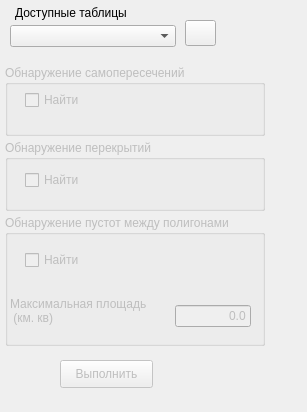
<?xml version="1.0" encoding="UTF-8"?>
<ui version="4.0">
 <class>Form</class>
 <widget class="QWidget" name="Form">
  <property name="geometry">
   <rect>
    <x>0</x>
    <y>0</y>
    <width>307</width>
    <height>412</height>
   </rect>
  </property>
  <property name="windowTitle">
   <string>Form</string>
  </property>
  <widget class="QLabel" name="label">
   <property name="geometry">
    <rect>
     <x>15</x>
     <y>5</y>
     <width>118</width>
     <height>16</height>
    </rect>
   </property>
   <property name="text">
    <string>Доступные таблицы</string>
   </property>
  </widget>
  <widget class="QComboBox" name="cb_source_table">
   <property name="geometry">
    <rect>
     <x>10</x>
     <y>25</y>
     <width>166</width>
     <height>22</height>
    </rect>
   </property>
  </widget>
  <widget class="QGroupBox" name="gr_bx_intersect">
   <property name="enabled">
    <bool>false</bool>
   </property>
   <property name="geometry">
    <rect>
     <x>5</x>
     <y>65</y>
     <width>260</width>
     <height>71</height>
    </rect>
   </property>
   <property name="title">
    <string>Обнаружение самопересечений</string>
   </property>
   <widget class="QCheckBox" name="ch_self_intersect">
    <property name="geometry">
     <rect>
      <x>20</x>
      <y>25</y>
      <width>81</width>
      <height>20</height>
     </rect>
    </property>
    <property name="text">
     <string>Найти</string>
    </property>
   </widget>
   <widget class="QWidget" name="verticalLayoutWidget">
    <property name="geometry">
     <rect>
      <x>185</x>
      <y>15</y>
      <width>51</width>
      <height>46</height>
     </rect>
    </property>
    <layout class="QVBoxLayout" name="wg_style_Symbol">
     <property name="spacing">
      <number>1</number>
     </property>
     <property name="sizeConstraint">
      <enum>QLayout::SetFixedSize</enum>
     </property>
    </layout>
   </widget>
  </widget>
  <widget class="QGroupBox" name="gr_bx_area_intersect">
   <property name="enabled">
    <bool>false</bool>
   </property>
   <property name="geometry">
    <rect>
     <x>5</x>
     <y>140</y>
     <width>260</width>
     <height>71</height>
    </rect>
   </property>
   <property name="title">
    <string>Обнаружение перекрытий</string>
   </property>
   <widget class="QCheckBox" name="ch_poly_intersect">
    <property name="geometry">
     <rect>
      <x>20</x>
      <y>30</y>
      <width>81</width>
      <height>20</height>
     </rect>
    </property>
    <property name="text">
     <string>Найти</string>
    </property>
   </widget>
   <widget class="QWidget" name="verticalLayoutWidget_2">
    <property name="geometry">
     <rect>
      <x>185</x>
      <y>15</y>
      <width>51</width>
      <height>46</height>
     </rect>
    </property>
    <layout class="QVBoxLayout" name="wg_style_Area_intersect">
     <property name="spacing">
      <number>1</number>
     </property>
     <property name="sizeConstraint">
      <enum>QLayout::SetFixedSize</enum>
     </property>
    </layout>
   </widget>
  </widget>
  <widget class="QGroupBox" name="gr_bx_area">
   <property name="enabled">
    <bool>false</bool>
   </property>
   <property name="geometry">
    <rect>
     <x>5</x>
     <y>215</y>
     <width>260</width>
     <height>131</height>
    </rect>
   </property>
   <property name="title">
    <string>Обнаружение пустот между полигонами</string>
   </property>
   <widget class="QCheckBox" name="ch_gap_polygon">
    <property name="geometry">
     <rect>
      <x>20</x>
      <y>35</y>
      <width>81</width>
      <height>20</height>
     </rect>
    </property>
    <property name="text">
     <string>Найти</string>
    </property>
   </widget>
   <widget class="QWidget" name="verticalLayoutWidget_3">
    <property name="geometry">
     <rect>
      <x>185</x>
      <y>30</y>
      <width>51</width>
      <height>46</height>
     </rect>
    </property>
    <layout class="QVBoxLayout" name="wg_style_Area_gap">
     <property name="spacing">
      <number>1</number>
     </property>
     <property name="sizeConstraint">
      <enum>QLayout::SetFixedSize</enum>
     </property>
    </layout>
   </widget>
   <widget class="QLabel" name="label_2">
    <property name="geometry">
     <rect>
      <x>5</x>
      <y>80</y>
      <width>156</width>
      <height>31</height>
     </rect>
    </property>
    <property name="text">
     <string>Максимальная площадь
 (км. кв)</string>
    </property>
   </widget>
   <widget class="QLineEdit" name="ln_e_area_max">
    <property name="geometry">
     <rect>
      <x>170</x>
      <y>90</y>
      <width>76</width>
      <height>22</height>
     </rect>
    </property>
    <property name="text">
     <string>0.0</string>
    </property>
    <property name="alignment">
     <set>Qt::AlignRight|Qt::AlignTrailing|Qt::AlignVCenter</set>
    </property>
   </widget>
  </widget>
  <widget class="QPushButton" name="pb_refresh_table">
   <property name="geometry">
    <rect>
     <x>185</x>
     <y>20</y>
     <width>31</width>
     <height>26</height>
    </rect>
   </property>
   <property name="toolTip">
    <string>&lt;html&gt;&lt;head/&gt;&lt;body&gt;&lt;p&gt;Обновить список таблиц&lt;/p&gt;&lt;/body&gt;&lt;/html&gt;</string>
   </property>
   <property name="text">
    <string/>
   </property>
   <property name="icon">
    <iconset>
     <normaloff>../icons/icons8-reset-32.png</normaloff>../icons/icons8-reset-32.png</iconset>
   </property>
  </widget>
  <widget class="QPushButton" name="pb_run">
   <property name="enabled">
    <bool>false</bool>
   </property>
   <property name="geometry">
    <rect>
     <x>60</x>
     <y>360</y>
     <width>93</width>
     <height>28</height>
    </rect>
   </property>
   <property name="text">
    <string>Выполнить</string>
   </property>
  </widget>
 </widget>
 <resources/>
 <connections/>
</ui>
